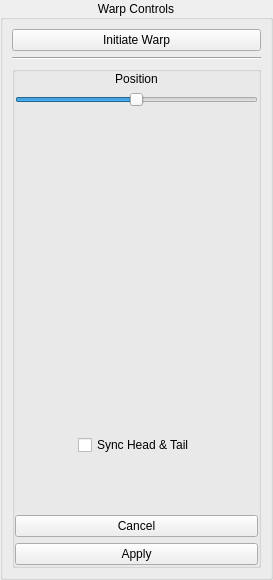
<?xml version="1.0" encoding="UTF-8"?>
<ui version="4.0">
 <class>Form</class>
 <widget class="QWidget" name="Form">
  <property name="geometry">
   <rect>
    <x>0</x>
    <y>0</y>
    <width>273</width>
    <height>580</height>
   </rect>
  </property>
  <property name="minimumSize">
   <size>
    <width>0</width>
    <height>580</height>
   </size>
  </property>
  <property name="maximumSize">
   <size>
    <width>300</width>
    <height>580</height>
   </size>
  </property>
  <property name="windowTitle">
   <string>Form</string>
  </property>
  <layout class="QVBoxLayout" name="verticalLayout">
   <property name="leftMargin">
    <number>0</number>
   </property>
   <property name="topMargin">
    <number>0</number>
   </property>
   <property name="rightMargin">
    <number>0</number>
   </property>
   <property name="bottomMargin">
    <number>0</number>
   </property>
   <item>
    <widget class="QGroupBox" name="groupBox">
     <property name="minimumSize">
      <size>
       <width>0</width>
       <height>100</height>
      </size>
     </property>
     <property name="title">
      <string>Warp Controls</string>
     </property>
     <property name="alignment">
      <set>Qt::AlignCenter</set>
     </property>
     <layout class="QVBoxLayout" name="verticalLayout_4">
      <item>
       <widget class="QPushButton" name="button_initiate">
        <property name="text">
         <string>Initiate Warp</string>
        </property>
       </widget>
      </item>
      <item>
       <widget class="Line" name="line_3">
        <property name="orientation">
         <enum>Qt::Horizontal</enum>
        </property>
       </widget>
      </item>
      <item>
       <widget class="QGroupBox" name="box_controls">
        <property name="title">
         <string/>
        </property>
        <layout class="QVBoxLayout" name="verticalLayout_8">
         <property name="leftMargin">
          <number>0</number>
         </property>
         <property name="topMargin">
          <number>0</number>
         </property>
         <property name="rightMargin">
          <number>0</number>
         </property>
         <property name="bottomMargin">
          <number>0</number>
         </property>
         <item>
          <widget class="QLabel" name="label_position">
           <property name="text">
            <string>Position</string>
           </property>
           <property name="alignment">
            <set>Qt::AlignCenter</set>
           </property>
          </widget>
         </item>
         <item>
          <widget class="QSlider" name="slider_position">
           <property name="maximum">
            <number>100</number>
           </property>
           <property name="pageStep">
            <number>2</number>
           </property>
           <property name="value">
            <number>50</number>
           </property>
           <property name="sliderPosition">
            <number>50</number>
           </property>
           <property name="orientation">
            <enum>Qt::Horizontal</enum>
           </property>
          </widget>
         </item>
         <item>
          <spacer name="verticalSpacer">
           <property name="orientation">
            <enum>Qt::Vertical</enum>
           </property>
           <property name="sizeHint" stdset="0">
            <size>
             <width>20</width>
             <height>40</height>
            </size>
           </property>
          </spacer>
         </item>
         <item>
          <layout class="QHBoxLayout" name="horizontalLayout">
           <property name="topMargin">
            <number>0</number>
           </property>
           <item>
            <widget class="DialDisplayWidget" name="widget_amp" native="true">
             <property name="minimumSize">
              <size>
               <width>100</width>
               <height>135</height>
              </size>
             </property>
             <property name="maximumSize">
              <size>
               <width>100</width>
               <height>135</height>
              </size>
             </property>
            </widget>
           </item>
          </layout>
         </item>
         <item>
          <layout class="QHBoxLayout" name="horizontalLayout_2">
           <item>
            <widget class="DialDisplayWidget" name="widget_head" native="true">
             <property name="minimumSize">
              <size>
               <width>100</width>
               <height>100</height>
              </size>
             </property>
             <property name="maximumSize">
              <size>
               <width>100</width>
               <height>100</height>
              </size>
             </property>
            </widget>
           </item>
           <item>
            <spacer name="horizontalSpacer">
             <property name="orientation">
              <enum>Qt::Horizontal</enum>
             </property>
             <property name="sizeHint" stdset="0">
              <size>
               <width>40</width>
               <height>20</height>
              </size>
             </property>
            </spacer>
           </item>
           <item>
            <widget class="DialDisplayWidget" name="widget_tail" native="true">
             <property name="minimumSize">
              <size>
               <width>100</width>
               <height>100</height>
              </size>
             </property>
             <property name="maximumSize">
              <size>
               <width>100</width>
               <height>100</height>
              </size>
             </property>
            </widget>
           </item>
          </layout>
         </item>
         <item>
          <layout class="QHBoxLayout" name="horizontalLayout_3">
           <property name="topMargin">
            <number>20</number>
           </property>
           <item>
            <spacer name="horizontalSpacer_2">
             <property name="orientation">
              <enum>Qt::Horizontal</enum>
             </property>
             <property name="sizeHint" stdset="0">
              <size>
               <width>40</width>
               <height>20</height>
              </size>
             </property>
            </spacer>
           </item>
           <item>
            <widget class="QCheckBox" name="check_syncheadtail">
             <property name="text">
              <string>Sync Head &amp;&amp; Tail</string>
             </property>
            </widget>
           </item>
           <item>
            <spacer name="horizontalSpacer_3">
             <property name="orientation">
              <enum>Qt::Horizontal</enum>
             </property>
             <property name="sizeHint" stdset="0">
              <size>
               <width>40</width>
               <height>20</height>
              </size>
             </property>
            </spacer>
           </item>
          </layout>
         </item>
         <item>
          <spacer name="verticalSpacer_3">
           <property name="orientation">
            <enum>Qt::Vertical</enum>
           </property>
           <property name="sizeHint" stdset="0">
            <size>
             <width>20</width>
             <height>40</height>
            </size>
           </property>
          </spacer>
         </item>
         <item>
          <widget class="QPushButton" name="button_cancel">
           <property name="text">
            <string>Cancel</string>
           </property>
          </widget>
         </item>
         <item>
          <widget class="QPushButton" name="button_apply">
           <property name="text">
            <string>Apply</string>
           </property>
          </widget>
         </item>
        </layout>
       </widget>
      </item>
     </layout>
    </widget>
   </item>
  </layout>
 </widget>
 <customwidgets>
  <customwidget>
   <class>DialDisplayWidget</class>
   <extends>QWidget</extends>
   <header>widgets</header>
   <container>1</container>
  </customwidget>
 </customwidgets>
 <resources/>
 <connections/>
</ui>
